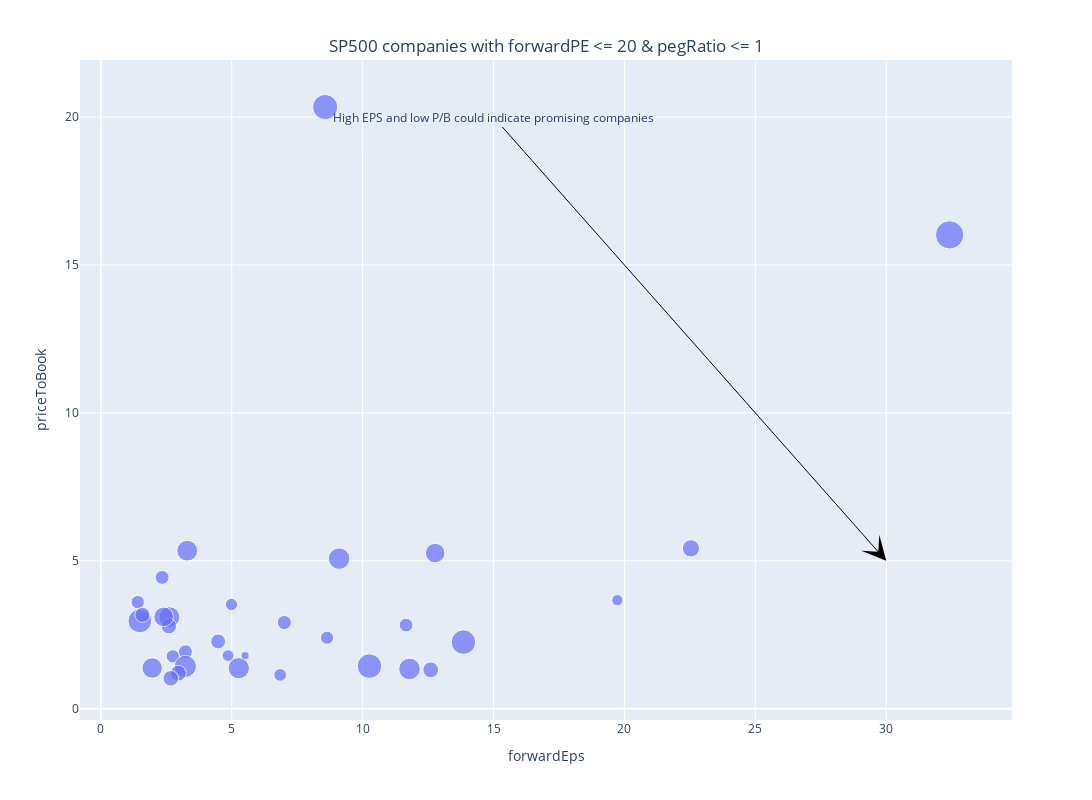

The code cell stored with this chart in its notebook:
### Markdown cell above
The current forward P/E of the whole SP500 list of companies is around USD 29 (May 2021), which is probably slightly inflated due to the current pandemic. We'll see what companies have their P/E ratio under USD 20, as they could be considered "cheaper" than the market. The PEG ratio being significantly under 1 is a sign of its price being too low for the company’s likely performance in the future.
   
Using these information, we can filter some promising companies from the SP500 list. We can then afterward visualise these companies using their respective values for EPS, P/S and P/B.

### Code cell
PE_filter = 20
peg_filter = 1
funs_filtered = funs.query('forwardPE <= @PE_filter & pegRatio <= @peg_filter')

fig = px.scatter(funs_filtered, x="forwardEps", y="priceToBook",
                 size='priceToSalesTrailing12Months', hover_name='Ticker',hover_data=['forwardPE','pegRatio'])
fig.update_layout(
        width=1280,
        height=800,
        title = {
            'text': f'SP500 companies with forwardPE <= {PE_filter} & pegRatio <= {peg_filter}',
            'y':0.95,
            'x':0.5,
            'xanchor': 'center',
            'yanchor': 'top'})

fig.add_annotation(
  x=30,  # arrows' head
  y=5,  # arrows' head
  ax=15,  # arrows' tail
  ay=20,  # arrows' tail
  xref='x',
  yref='y',
  axref='x',
  ayref='y',
  text='High EPS and low P/B could indicate promising companies',
  showarrow=True,
  arrowhead=3,
  arrowsize=4,
  arrowwidth=1,
  arrowcolor='black'
)
fig.show()

### Figure 1 — Plotly figure (JSON) as saved in the notebook; plotly's stock layout.template omitted (floating-point values rounded to 4 significant figures)
{"data": [{"customdata": [[11.41, 0.76], [16.98, 0.92], [9.948, 0.63], [13.71, 0.65], [12.96, 0.53], [14.45, -0.97], [11.5, 0.27], [8.722, 0.53], [9.833, 0.7], [16.69, -1.3], [13.23, -1.99], [8.926, 0.45], [7.802, 0.22], [11.82, 0.4], [15.4, 0.52], [14.54, -7.95], [12.75, -3.86], [18.66, 0.82], [14.86, 0.44], [13.87, 0.98], [9.272, 0.44], [11.36, 0.86], [15.83, -6.53], [18.61, 0.76], [13.47, 0.86], [12.84, 0.62], [9.428, 0.87], [7.042, 0.45], [11.44, 0.22], [15.61, 0.66], [17.89, 0.47], [14.18, -10.05], [18.02, 0.75]], "hovertemplate": "<b>%{hovertext}</b><br><br>forwardEps=%{x}<br>priceToBook=%{y}<br>priceToSalesTrailing12Months=%{marker.size}<br>forwardPE=%{customdata[0]}<br>pegRatio=%{customdata[1]}<extra></extra>", "hovertext": ["AMP", "AXP", "BWA", "CB", "CE", "CMA", "COG", "DHI", "DISCK", "DISH", "DOW", "DVN", "FANG", "FCX", "FDX", "FE", "FITB", "GLW", "HAL", "IPG", "IVZ", "KEY", "KHC", "LRCX", "MTB", "PCAR", "PFG", "PHM", "PXD", "QCOM", "SLB", "VLO", "WRB"], "legendgroup": "", "marker": {"color": "#636efa", "size": [2.428, 3.715, 1.137, 2.023, 3.11, 3.628, 4.538, 1.517, 1.592, 1.443, 1.213, 3.515, 4.901, 3.514, 1.024, 1.935, 3.966, 3.124, 1.45, 1.572, 2.041, 3.382, 1.957, 6.483, 3.775, 1.61, 1.311, 1.395, 4.887, 5.13, 1.862, 0.5408, 1.769], "sizemode": "area", "sizeref": 0.01621, "symbol": "circle"}, "mode": "markers", "name": "", "orientation": "v", "showlegend": false, "type": "scatter", "x": [22.54, 9.1, 4.86, 12.6, 12.77, 5.27, 1.49, 11.66, 3.23, 2.75, 4.99, 2.62, 10.26, 3.3, 19.73, 2.6, 3.23, 2.4, 1.41, 2.34, 2.96, 1.96, 2.67, 32.42, 11.79, 7.01, 6.85, 8.64, 13.85, 8.57, 1.59, 5.51, 4.48], "xaxis": "x", "y": [5.422, 5.074, 1.797, 1.315, 5.262, 1.37, 2.967, 2.828, 1.925, 1.772, 3.523, 3.097, 1.439, 5.341, 3.669, 2.793, 1.431, 3.107, 3.603, 4.439, 1.202, 1.376, 1.028, 16.02, 1.344, 2.916, 1.142, 2.399, 2.252, 20.34, 3.172, 1.795, 2.274], "yaxis": "y"}], "layout": {"annotations": [{"arrowcolor": "black", "arrowhead": 3, "arrowsize": 4, "arrowwidth": 1, "ax": 15, "axref": "x", "ay": 20, "ayref": "y", "showarrow": true, "text": "High EPS and low P/B could indicate promising companies", "x": 30, "xref": "x", "y": 5, "yref": "y"}], "height": 800, "legend": {"itemsizing": "constant", "tracegroupgap": 0}, "margin": {"t": 60}, "title": {"text": "SP500 companies with forwardPE <= 20 & pegRatio <= 1", "x": 0.5, "xanchor": "center", "y": 0.95, "yanchor": "top"}, "width": 1280, "xaxis": {"anchor": "y", "domain": [0, 1], "title": {"text": "forwardEps"}}, "yaxis": {"anchor": "x", "domain": [0, 1], "title": {"text": "priceToBook"}}}}
